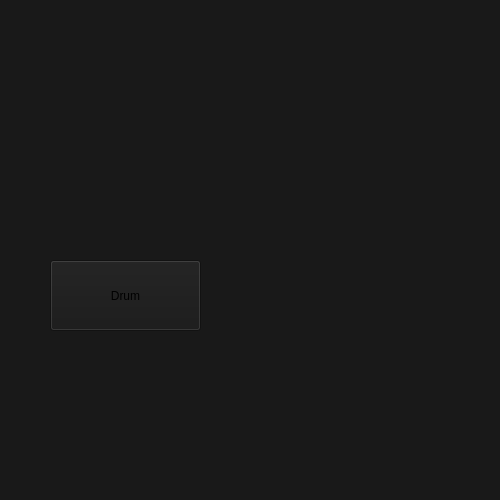
<?xml version="1.0" encoding="UTF-8"?>
<ui version="4.0">
 <class>MainWindow</class>
 <widget class="QMainWindow" name="MainWindow">
  <property name="geometry">
   <rect>
    <x>0</x>
    <y>0</y>
    <width>500</width>
    <height>500</height>
   </rect>
  </property>
  <property name="windowTitle">
   <string>MainWindow</string>
  </property>
  <property name="styleSheet">
   <string notr="true">background: rgb(25,25,25)</string>
  </property>
  <widget class="QWidget" name="centralwidget">
   <widget class="QPushButton" name="Drum_Button">
    <property name="geometry">
     <rect>
      <x>50</x>
      <y>260</y>
      <width>151</width>
      <height>71</height>
     </rect>
    </property>
    <property name="text">
     <string>Drum</string>
    </property>
   </widget>
  </widget>
 </widget>
 <resources/>
 <connections/>
</ui>
